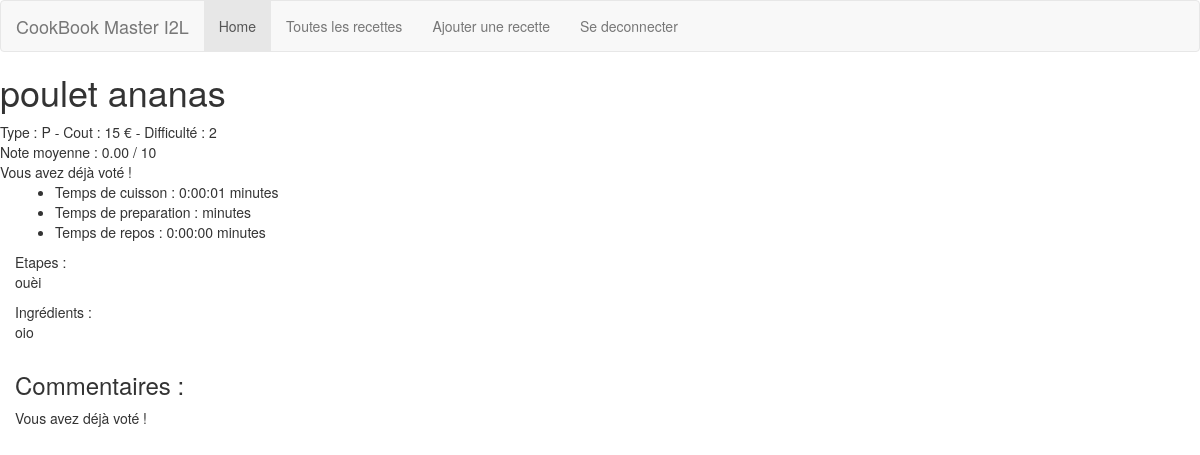
/cookbook/consulter/7/ (signed in), run on the app's committed database.
### cookbook/models.py (models this page shows, shortened)
class Recette(models.Model):
    TYPES = (
        ('E', "Entrée"),
        ('P', "Plat principal"),
        ('D', "Dessert"),
    )
    DIFFICULTE = (
        ('1', "Simple"),
        ('2', "Moyen"),
        ('3', "Difficile"),
    )
    titre = models.CharField(max_length=200, verbose_name="titre")
    type = models.CharField(max_length=1,choices=TYPES, verbose_name="type de plat")
    difficulte = models.CharField(blank=True, max_length=1, choices=DIFFICULTE, verbose_name="difficulte")
    cout = models.IntegerField(blank=True, verbose_name="Coût de la recette")
    temps_prepa = models.DurationField(blank=True, null=True, verbose_name="temps de préparation")
    temps_cuisson = models.DurationField(blank=True, null=True, verbose_name="temps de cuisson")
    temps_repos = models.DurationField(blank=True, null=True, verbose_name="temps de repos")
    etape = models.TextField(null=True, verbose_name="Etape de la recette")
    ingredients = models.TextField(null=True, verbose_name="Ingrédients de la recette")
    valide = models.BooleanField(default=False, verbose_name="validé ?")
    user = models.ForeignKey(User, default=False, on_delete=models.CASCADE, related_name="id_user")

### cookbook/views.py (the view, shortened to what this page needs)
# urls.py: url(r'^consulter/(?P<id>\d+)/', consulter, name="consulter"),
@login_required
def consulter(request, id):
    recette = get_object_or_404(Recette, pk=id)
    commentaire = Commentaire.objects.filter(recette=recette)
    note = Note.objects.filter(recette=id).aggregate(Avg('note'))
    noted = 0
    if(request.user.is_authenticated()):
        noted = Note.objects.filter(recette=id, user=request.user).count()
    form_note = ''
    if noted == 0:
        form_note = NoteForm()
    images = RecetteImage.objects.filter(recette=recette)
    contexte = {
        'recette': recette,
        'note': note,
        'commentaire': commentaire,
        'form_note': form_note,
        'images': images,
    }
    return render(request, 'cookbook/consulter.html', contexte)

### cookbook/templates/cookbook/consulter.html (shortened to what this page needs)
{% extends 'cookbook/_base.html' %}
{% block contenu %}
        <h1> {{ recette.titre }}</h1>
        <span>
            <span class="first">Type : {{ recette.type }}</span> -
            <span>Cout : {{ recette.cout }} €</span> -
            <span>Difficulté : {{ recette.difficulte }}</span>
        </span>
    <div class="note">
        <div class="note-moyenne">Note moyenne : {{ note.note__avg|floatformat:"2" }} / 10</div>
        <div class="form_note">
            {% if user.is_authenticated %}
                {% if form_note %}
                     <form action="" method="post">
                    {{ form_note }}
                    {% csrf_token %}
                     <input type="submit" class="btn btn-primary" value="Noter !">
                    </form>
                {% else %}
                    <span>Vous avez déjà voté !</span>
                {% endif %}
            {% endif %}
        </div>
    </div>
    <div class="recette-right col-sm-7">
        <div class="temps">
            <ul>
                <li><span>Temps de cuisson :</span> {{ recette.temps_cuisson }} minutes</li>
                <li><span>Temps de preparation :</span> {{ recette.temps_preparation }} minutes</li>
                <li><span>Temps de repos :</span> {{ recette.temps_repos }} minutes</li>
            </ul>
        </div>
        <div class="etapes">
             Etapes :
            <p>{{recette.etape }}
        </div>
        <div class="ingredients">
           Ingrédients :<p>{{ recette.ingredients}}</p>
        </div>
    </div>
    <div class="form_com col-sm-12">
        <h3> Commentaires :</h3>
        {% if user.is_authenticated %}
            {% if form_com %}
                <h4>Ajouter un commentaire</h4>
                <form action="{% url 'recette:recette' recette.id %}" method="post">
                {{ form_com }}
                {% csrf_token %}
                 <input type="submit" class="btn btn-primary" value="Commenter">
                </form>
            {% else %}
                Vous avez déjà voté !
            {% endif %}
        {% endif %}
    </div>
{% endblock %}

### data on the page
Recette: titre "poulet ananas", type "P", cout "15", difficulte "2", temps_cuisson "0:00:01", temps_repos "0:00:00", etape "ouèi", ingredients "oio"

### other printed values
{{ note.note__avg|floatformat:"2" }} "0.00"
